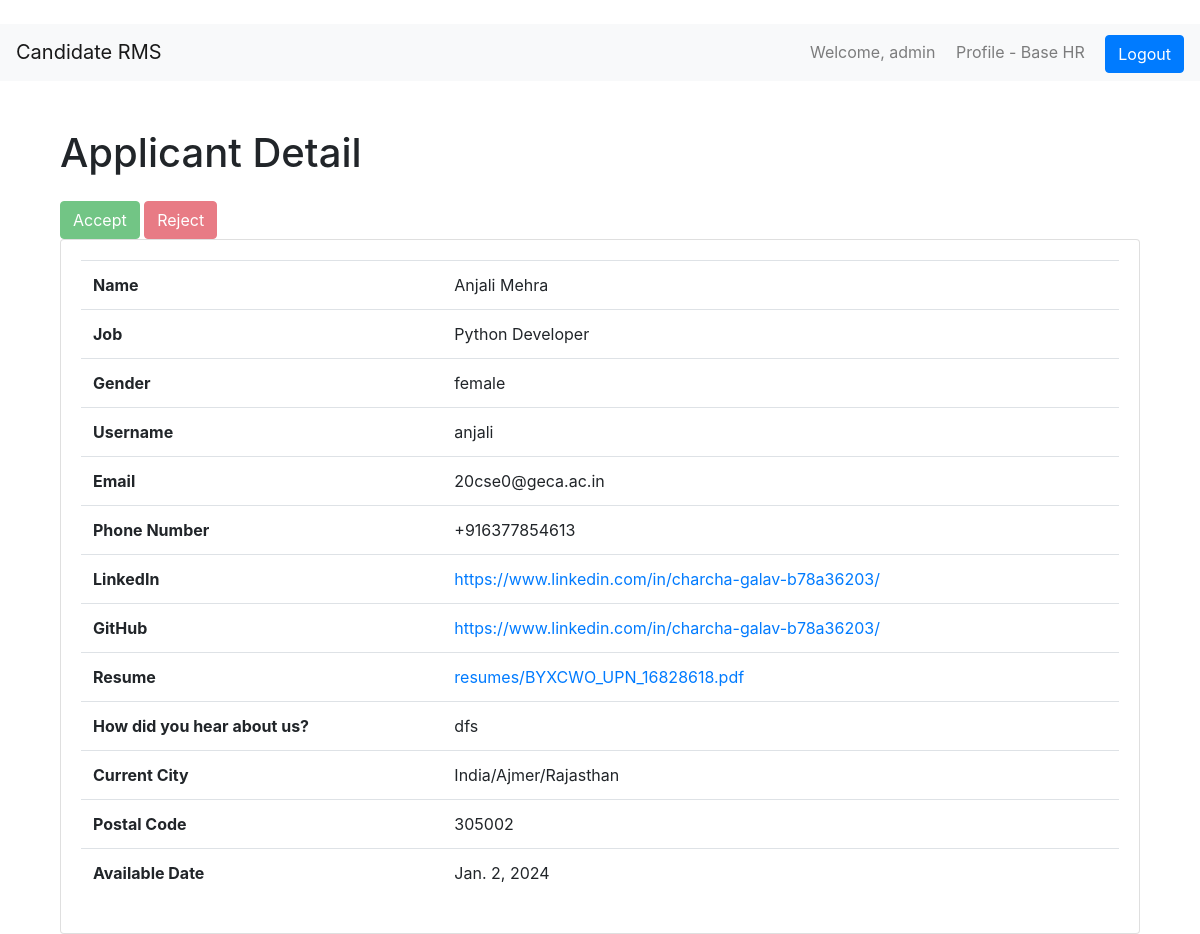
The app's page /view-profile/anjali-mehra-1703766907/ (signed in) with its own data.
### main/models.py (models this page shows, shortened)
class JobApplication(models.Model):
    user = models.ForeignKey(User, on_delete=models.CASCADE)
    job = models.ForeignKey(Job, on_delete=models.CASCADE, null=True)
    f_name = models.CharField(max_length=100)
    l_name = models.CharField(max_length=100)
    gender = models.CharField(max_length=20)
    username = models.CharField(max_length=100)
    email = models.EmailField(max_length=100)
    ph_num = PhoneNumberField()
    linkedin = models.URLField(max_length=200)
    github = models.URLField(max_length=200)
    resume = models.FileField(upload_to='resumes')
    hear = models.CharField(max_length=100)
    current_city = models.CharField(max_length=100)
    postal_code = models.CharField(max_length=10)
    available_date = models.DateField()
    logs = models.DateTimeField(auto_now_add=True, null=True, blank=True)
    hr_is_accepted = models.BooleanField(default=False)
    teamlead_is_accepted = models.BooleanField(default=False)
    manager_is_accepted = models.BooleanField(default=False)
    mainHr_is_accepted = models.BooleanField(default=False)
    mainHr_to_hr = models.BooleanField(default=False)
    meetscheduled_by_hr = models.BooleanField(default=False)
    slug = models.SlugField(unique=True, blank=True, null=True)
    logsjson = models.TextField(blank=True, null=True)
    first_view = models.BooleanField(default=False)
    def save(self, *args, **kwargs):
        timestamp_str = str(int(self.logs.timestamp()))  # Use logs or another timestamp field
        self.slug = slugify(f"{self.f_name}-{self.l_name}-{timestamp_str}")
        super().save(*args, **kwargs)

class Job(models.Model):
    job_name = models.CharField(max_length=255)
    job_release_date = models.DateField()
    job_closing_date = models.DateField()
    job_location = models.CharField(max_length=255)
    about_company = models.TextField()
    project_role = models.CharField(max_length=255)
    project_role_desc = models.TextField()
    work_experience = models.PositiveIntegerField()
    must_have_skills = models.TextField()
    good_to_have_skills = models.TextField()
    job_requirements = models.TextField()
    qualifications = models.TextField()
    types = [
        ('FullTime', 'FullTime'),
        ('PartTime', 'PartTime'),
        ('Internship', 'Internship')
    ]
    job_type = models.CharField(max_length=100, choices=types)
    released_by = models.ForeignKey(User, on_delete=models.CASCADE, null=True, blank=True)
    slug = AutoSlugField(populate_from='job_name', unique=True, null=True, blank=True)

### main/views.py (the view, shortened to what this page needs)
# urls.py: path('view-profile/<slug:applicant_slug>/', ViewProfile.as_view(), name='view_profile'),
class ViewProfile(LoginRequiredMixin, View):
    template_name = 'view_profile.html'
    def get(self, request, applicant_slug):
        form = ManagerDecisionForm()
        job_application = get_object_or_404(JobApplication, slug=applicant_slug)
        has_decision = ManagerMainHrDecision.objects.filter(applicant=job_application, scheduled_by=request.user).exists()
        if self.request.user.profile.is_hr:
            existing_logs_dict = json.loads(job_application.logsjson)
            open_count = existing_logs_dict["open_count"]
            recent_date = str(timezone.localtime(timezone.now()))
            status = "Viewed" if job_application.first_view == False  else existing_logs_dict["base_hr"]["open"+str(open_count)][3]
            if job_application.first_view == False:
                viewed_on = str(timezone.localtime(timezone.now()))
                job_application.first_view = True
            else:
                viewed_on = existing_logs_dict["base_hr"]["open"+str(open_count)][2]
            existing_logs_dict["base_hr"]["open"+str(open_count)][0] = self.request.user.username
            existing_logs_dict["base_hr"]["open"+str(open_count)][1] = recent_date
            existing_logs_dict["base_hr"]["open"+str(open_count)][2] = viewed_on
            existing_logs_dict["base_hr"]["open"+str(open_count)][3] = status
            job_application.logsjson = json.dumps(existing_logs_dict)
            job_application.save()
        return render(request, self.template_name, {'application': job_application, 'form': form, 'has_decision': has_decision})

### templates/view_profile.html (shortened to what this page needs)
{% extends 'base.html' %}
{% block content %}
    <div class="container mt-5">
        <h1 class="mb-4">Applicant Detail</h1>
        {% if user.profile.is_hr %}
        <div class="mt-3">
                <button class="btn btn-success" data-bs-toggle="modal" data-bs-target="#acceptModal{{ application.slug }}" {% if application.hr_is_accepted or application.rejectiondetails_set.exists  %}disabled{% endif %}>Accept </button>
                <button class="btn btn-danger" data-bs-toggle="modal" data-bs-target="#rejectModal{{ application.slug }}" {% if application.hr_is_accepted or application.rejectiondetails_set.exists %}disabled{% endif %}>Reject</button>
        </div>
        {% endif %}
        <div class="card">
            <div class="card-body">
                <table class="table">
                    <tr>
                        <th scope="row">Name</th>
                        <td>{{ application.f_name }} {{ application.l_name }}</td>
                    </tr>
                    <tr>
                        <th scope="row">Job</th>
                        <td>{{ application.job.job_name }}</td>
                    </tr>
                    <tr>
                        <th scope="row">Gender</th>
                        <td>{{ application.gender }}</td>
                    </tr>
                    <tr>
                        <th scope="row">Username</th>
                        <td>{{ application.username }}</td>
                    </tr>
                    <tr>
                        <th scope="row">Email</th>
                        <td>{{ application.email }}</td>
                    </tr>
                    <tr>
                        <th scope="row">Phone Number</th>
                        <td>{{ application.ph_num }}</td>
                    </tr>
                    <tr>
                        <th scope="row">LinkedIn</th>
                        <td><a href="{{ application.linkedin }}" target="_blank">{{ application.linkedin }}</a></td>
                    </tr>
                    <tr>
                        <th scope="row">GitHub</th>
                        <td><a href="{{ application.github }}" target="_blank">{{ application.github }}</a></td>
                    </tr>
                    <tr>
                        <th scope="row">Resume</th>
                        <td><a href="{{ application.resume.url }}" download>{{ application.resume.name }}</a></td>
                    </tr>
                    <tr>
                        <th scope="row">How did you hear about us?</th>
                        <td>{{ application.hear }}</td>
                    </tr>
                    <tr>
                        <th scope="row">Current City</th>
                        <td>{{ application.current_city }}</td>
                    </tr>
                    <tr>
                        <th scope="row">Postal Code</th>
                        <td>{{ application.postal_code }}</td>
                    </tr>
                    <tr>
                        <th scope="row">Available Date</th>
                        <td>{{ application.available_date }}</td>
                    </tr>
                </table>
            </div>
        </div>
    </div>
{% endblock %}

### templates/base.html (shortened to what this page needs)
<!DOCTYPE html>
<html lang="en">
<head>
    <link rel="stylesheet" href="https://stackpath.bootstrapcdn.com/bootstrap/4.3.1/css/bootstrap.min.css">
<link rel="stylesheet" href="https://maxcdn.bootstrapcdn.com/bootstrap/4.0.0/css/bootstrap.min.css">
<link rel="stylesheet" href="https://cdnjs.cloudflare.com/ajax/libs/fullcalendar/3.10.2/fullcalendar.min.css" />
</head>
<body>
    <br>
    <nav class="navbar navbar-expand-lg navbar-light bg-light">
        <a class="navbar-brand" href="{% url 'home' %}">Candidate RMS</a>
        <div class="collapse navbar-collapse" id="navbarNav">
            <ul class="navbar-nav ml-auto">
                <li class="nav-item">
                    {% if user.is_authenticated %}
                        <span class="navbar-text mr-3">Welcome, {{ user.username }}</span>
                        {% if request.user.profile.is_hr %}
                        <span class="navbar-text mr-3">Profile - Base HR</span>
                        {% elif request.user.profile.is_teamlead %}
                        <span class="navbar-text mr-3">Profile - Team Lead</span>
                        {% elif request.user.profile.is_teamMember %}
                        <span class="navbar-text mr-3">Profile - Team Member</span>
                        {% elif request.user.profile.is_manager %}
                        <span class="navbar-text mr-3">Profile - Manager</span>
                        {% elif request.user.profile.is_mainHr %}
                        <span class="navbar-text mr-3">Profile - Main HR</span>
                        {% elif request.user.profile.is_onboardingHr %}
                        <span class="navbar-text mr-3">Profile - Onboarding HR</span>
                        {% else %}
                        <span class="navbar-text mr-3">Profile - Applicant</span>
                        {% endif %}
                        <a class="btn btn-primary" href="{% url 'custom_logout' %}">Logout</a>
                    {% else %}
                        <a class="btn btn-primary" href="{% url 'custom_login' %}">Login</a>
                    {% endif %}
                </li>
            </ul>
        </div>
    </nav>
    <div class="container mt-5">
        {% block content %}{% endblock %}
    </div>
     <link rel="stylesheet" href="https://cdnjs.cloudflare.com/ajax/libs/fullcalendar/3.10.2/fullcalendar.min.css" />
</body>
</html>

### records on screen
JobApplication: f_name "Anjali", l_name "Mehra", job.job_name "Python Developer", gender "female", username "anjali", email "20cse0@geca.ac.in", ph_num "+916377854613", linkedin "https://www.linkedin.com/in/charcha-galav-b78a36203/", github "https://www.linkedin.com/in/charcha-galav-b78a36203/", resume.name "resumes/BYXCWO_UPN_16828618.pdf", hear "dfs", current_city "India/Ajmer/Rajasthan", postal_code "305002", available_date "Jan. 2, 2024"

### other values on screen
{{ user.username }} "admin"
